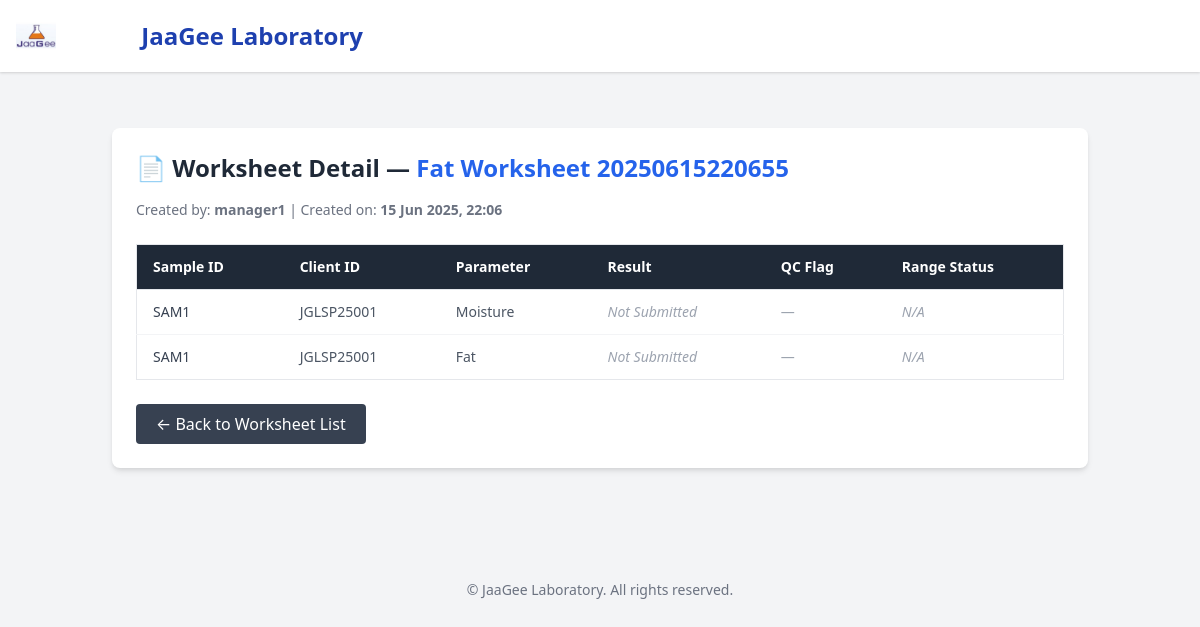
The app's page /worksheets/1/ (signed in), older data.
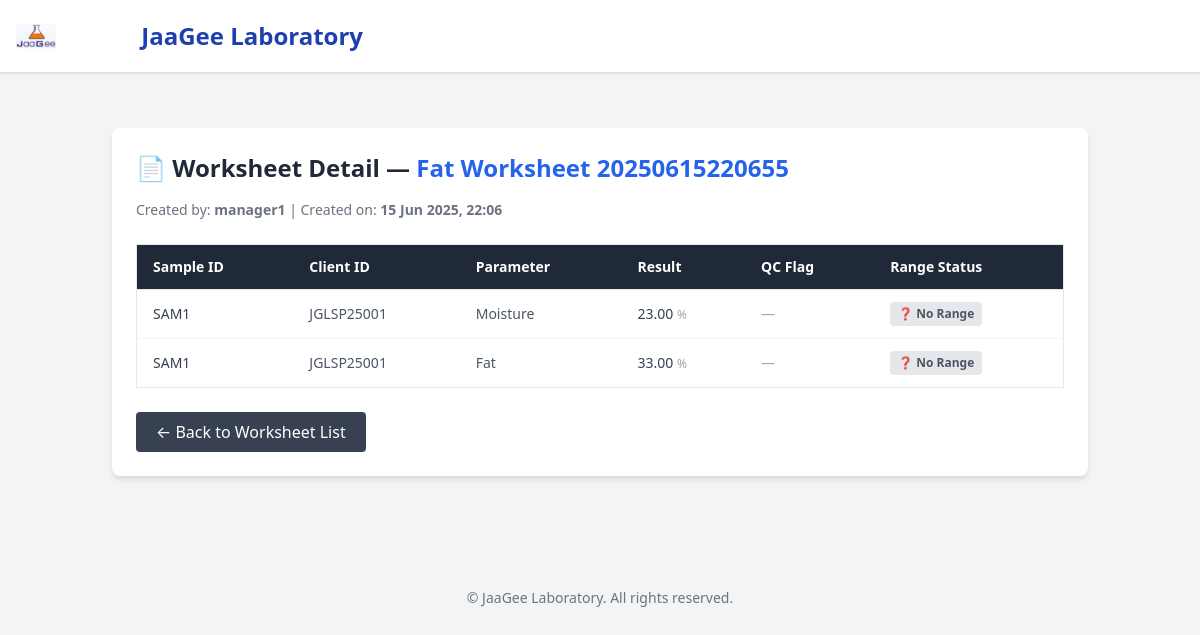
The same page, newer data.
### core/models.py (models this page shows, shortened)
class TestAssignment(models.Model):
    sample = models.ForeignKey(Sample, on_delete=models.CASCADE)
    parameter = models.ForeignKey(TestParameter, on_delete=models.CASCADE)
    assigned_to = models.ForeignKey(User, on_delete=models.SET_NULL, null=True)
    deadline = models.DateField()
    status = models.CharField(max_length=20, choices=[('Pending', 'Pending'), ('Completed', 'Completed')])
    worksheet = models.ForeignKey('Worksheet', null=True, blank=True, on_delete=models.SET_NULL, related_name='test_assignments')

class Sample(models.Model):
    client = models.ForeignKey('Client', on_delete=models.CASCADE, related_name="samples")
    requested_parameters = models.ManyToManyField('TestParameter', blank=True)
    batch = models.ForeignKey('Batch', on_delete=models.SET_NULL, null=True, blank=True, related_name='sample_set')
    sample_id = models.CharField(max_length=30)
    nature_of_sample = models.CharField(max_length=100)
    weight = models.FloatField()
    status = models.CharField(max_length=30, default='Pending')  # Pending, In Progress, Completed
    qc_flag = models.CharField(
        max_length=20,
        choices=[
            ('', 'None'),
            ('Control', 'Control'),
            ('Duplicate', 'Duplicate'),
        ],
        default='',
        blank=True
    )

class Client(models.Model):
    client_id = models.CharField(max_length=20, unique=True, editable=False)
    access_token = models.CharField(max_length=100, unique=True, default=generate_access_token, editable=False)
    organization = models.CharField(max_length=100, blank=True)
    name = models.CharField(max_length=100)
    address = models.TextField(blank=True)
    phone = models.CharField(max_length=20)
    email = models.EmailField(blank=True)
    date_received = models.DateField(auto_now_add=True)

class TestParameter(models.Model):
    test_type = models.ForeignKey('TestType', on_delete=models.SET_NULL, null=True, blank=True)
    name = models.CharField(max_length=100)  # Protein, Fat, Ash, etc.
    price = models.DecimalField(max_digits=10, decimal_places=2, default=1000)

class TestResult(models.Model):
    assignment = models.OneToOneField(TestAssignment, on_delete=models.CASCADE)
    value = models.DecimalField(max_digits=6, decimal_places=2)
    unit = models.CharField(max_length=20, default='%')
    method = models.CharField(max_length=100, blank=True, null=True)
    submitted_at = models.DateTimeField(auto_now_add=True)
    @property
    def in_range(self):
        try:
            reference = ReferenceRange.objects.get(parameter=self.assignment.parameter)
            return reference.min_value <= self.value <= reference.max_value
        except ReferenceRange.DoesNotExist:
            return None  # No range defined

### core/views.py (the view)
# urls.py: path('worksheets/<int:pk>/', views.worksheet_detail, name='worksheet_detail'),
@login_required
def worksheet_detail(request, pk):
    worksheet = get_object_or_404(Worksheet, pk=pk)
    assignments = worksheet.test_assignments.select_related(
        'sample__client',
        'parameter',
        'assigned_to'
    )
    results = TestResult.objects.filter(assignment__in=assignments)
    return render(request, 'core/worksheet_detail.html', {
        'worksheet': worksheet,
        'assignments': assignments,
        'results': results,
    })

### core/templates/core/worksheet_detail.html (shortened to what the changed rows need)
{% extends 'base.html' %}
{% load static %}
{% block content %}
<div class="container mx-auto px-6 py-8">
    <div class="bg-white shadow-md rounded-lg p-6">
        <h2 class="text-2xl font-semibold text-gray-800 mb-4">
            📄 Worksheet Detail — <span class="text-blue-600">{{ worksheet.title }}</span>
        </h2>
        <div class="overflow-x-auto">
            <table class="min-w-full divide-y divide-gray-200 border rounded-lg">
                <thead class="bg-gray-800 text-white text-sm">
                    <tr>
                        <th class="px-4 py-3 text-left">Sample ID</th>
                        <th class="px-4 py-3 text-left">Client ID</th>
                        <th class="px-4 py-3 text-left">Parameter</th>
                        <th class="px-4 py-3 text-left">Result</th>
                        <th class="px-4 py-3 text-left">QC Flag</th>
                        <th class="px-4 py-3 text-left">Range Status</th>
                    </tr>
                </thead>
                <tbody class="bg-white divide-y divide-gray-100">
                    {% for assignment in assignments %}
                        {% with result=assignment.testresult %}
                        <tr class="hover:bg-gray-50 text-sm">
                            <td class="px-4 py-3 font-medium text-gray-700">
                                {{ assignment.sample.sample_id }}
                            </td>
                            <td class="px-4 py-3 text-gray-600">
                                {{ assignment.sample.client.client_id }}
                            </td>
                            <td class="px-4 py-3 text-gray-600">
                                {{ assignment.parameter.name }}
                            </td>
                            <td class="px-4 py-3">
                                {% if result %}
                                    <span class="text-gray-700">{{ result.value }}</span>
                                    <span class="text-gray-400 text-xs">{{ result.unit }}</span>
                                {% else %}
                                    <span class="text-gray-400 italic">Not Submitted</span>
                                {% endif %}
                            </td>
                            <td class="px-4 py-3">
                                {% if assignment.sample.qc_flag == 'Control' %}
                                    <span class="inline-block bg-yellow-100 text-yellow-800 px-2 py-1 rounded text-xs font-medium">🧪 Control</span>
                                {% elif assignment.sample.qc_flag == 'Duplicate' %}
                                    <span class="inline-block bg-purple-100 text-purple-800 px-2 py-1 rounded text-xs font-medium">📎 Duplicate</span>
                                {% else %}
                                    <span class="text-gray-400">—</span>
                                {% endif %}
                            </td>
                            <td class="px-4 py-3">
                                {% if result %}
                                    {% if result.in_range %}
                                        <span class="inline-block bg-green-100 text-green-800 px-2 py-1 rounded text-xs font-semibold">✅ In Range</span>
                                    {% elif result.in_range == False %}
                                        <span class="inline-block bg-red-100 text-red-800 px-2 py-1 rounded text-xs font-semibold">⚠️ Out of Range</span>
                                    {% else %}
                                        <span class="inline-block bg-gray-200 text-gray-600 px-2 py-1 rounded text-xs font-semibold">❓ No Range</span>
                                    {% endif %}
                                {% else %}
                                    <span class="text-gray-400 italic text-sm">N/A</span>
                                {% endif %}
                            </td>
                        </tr>
                        {% endwith %}
                    {% empty %}
                        <tr>
                            <td colspan="6" class="text-center py-6 text-gray-500 italic">
                                No test assignments available in this worksheet.
                            </td>
                        </tr>
                    {% endfor %}
                </tbody>
            </table>
        </div>
    </div>
</div>
{% endblock %}

Row changes from the older to the newer data that the page shows:
changed TestAssignment "Moisture": testresult.value (not shown) → "23.00"; testresult.unit (not shown) → "%"; text "Not Submitted N/A" → "❓ No Range"
changed TestAssignment "Fat": testresult.value (not shown) → "33.00"; testresult.unit (not shown) → "%"; text "Not Submitted N/A" → "❓ No Range"
